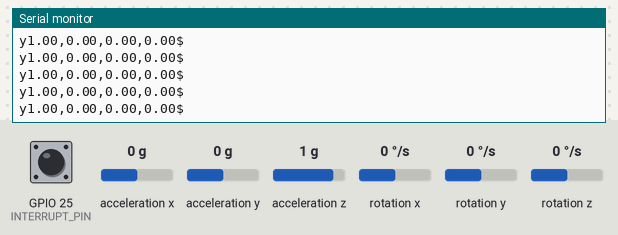
A sketch run on a simulated ESP8266 (NodeMCU). On the bench: the last lines printed to the serial monitor. The inputs (shaded band) are chosen by the test bench; at power-on: acceleration x 0 g, acceleration y 0 g, acceleration z 1 g, rotation z 0 °/s, GPIO 25 (INTERRUPT_PIN) LOW, rotation x 0 °/s, rotation y 0 °/s. The sensor or clock chip raises its interrupt line as the real part does.

Above: at 1.7 s.
1.8 s: acceleration x set to -1.4 g
At 2.9 s:
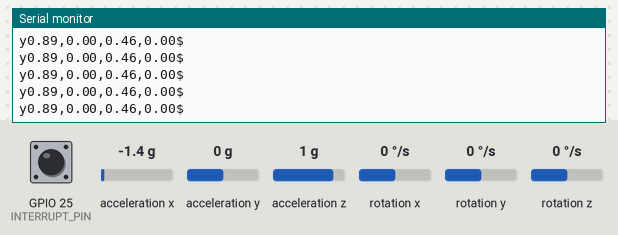
3.3 s: acceleration y set to -1.4 g
At 4.3 s:
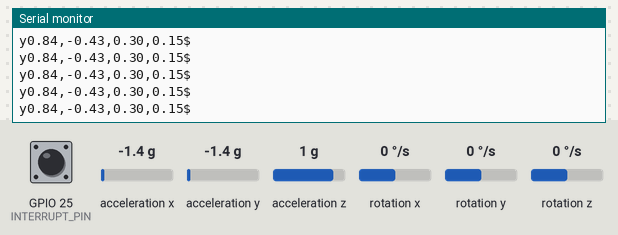
4.8 s: acceleration z set to -1.4 g
At 5.8 s:
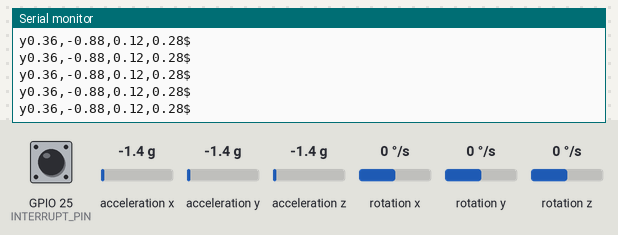
6.3 s: rotation z set to -192 °/s
At 7.1 s:
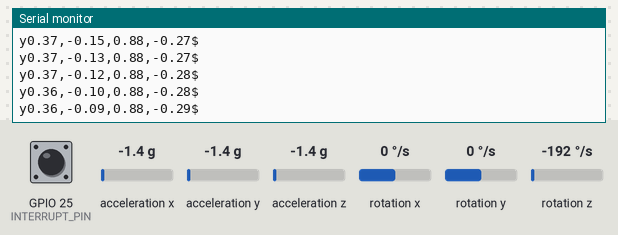
7.8 s: GPIO 25 (INTERRUPT_PIN) pulled HIGH for 0.15 s
9.4 s: GPIO 25 (INTERRUPT_PIN) pulled HIGH for 1 s
Timing chart, 0 to 12.4 s (numbered marks = the images above; inputs shaded):
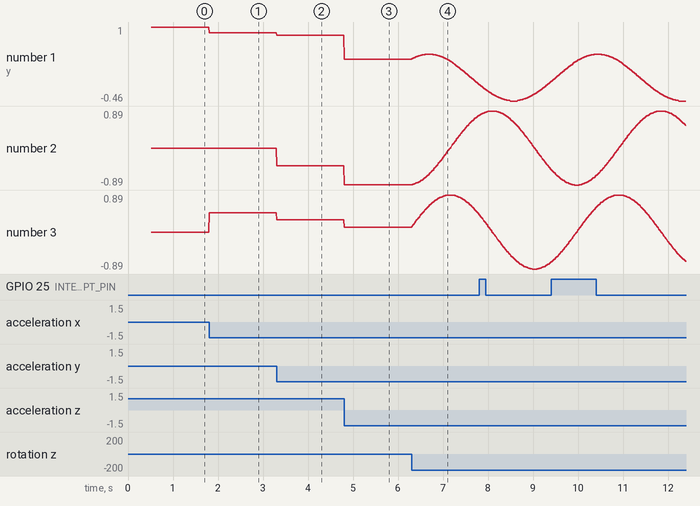

The sketch:

MPU6050_DMP6.ino
```cpp
// (licence header left out)
/* This driver reads quaternion data from the MPU6060 and sends
   Open Sound Control messages.

  GY-521  NodeMCU
  MPU6050 devkit 1.0
  board   Lolin         Description
  ======= ==========    ====================================================
  VCC     VU (5V USB)   Not available on all boards so use 3.3V if needed.
  GND     G             Ground
  SCL     D1 (GPIO05)   I2C clock
  SDA     D2 (GPIO04)   I2C data
  XDA     not connected
  XCL     not connected
  AD0     not connected
  INT     D8 (GPIO15)   Interrupt pin

*/

// I2Cdev and MPU6050 must be installed as libraries, or else the .cpp/.h files
// for both classes must be in the include path of your project
#include "I2Cdev.h"

#include "MPU6050_6Axis_MotionApps20.h"
//#include "MPU6050.h" // not necessary if using MotionApps include file

// Arduino Wire library is required if I2Cdev I2CDEV_ARDUINO_WIRE implementation
// is used in I2Cdev.h
#if I2CDEV_IMPLEMENTATION == I2CDEV_ARDUINO_WIRE
    #include "Wire.h"
#endif

// class default I2C address is 0x68
// specific I2C addresses may be passed as a parameter here
// AD0 low = 0x68 (default for SparkFun breakout and InvenSense evaluation board)
// AD0 high = 0x69
MPU6050 mpu;
//MPU6050 mpu(0x69); // <-- use for AD0 high

/* =========================================================================
   NOTE: In addition to connection 5/3.3v, GND, SDA, and SCL, this sketch
   depends on the MPU-6050's INT pin being connected to the ESP8266 GPIO15
   pin.
 * ========================================================================= */

// MPU control/status vars
bool dmpReady = false;  // set true if DMP init was successful
uint8_t mpuIntStatus;   // holds actual interrupt status byte from MPU
uint8_t devStatus;      // return status after each device operation (0 = success, !0 = error)
uint16_t packetSize;    // expected DMP packet size (default is 42 bytes)
uint16_t fifoCount;     // count of all bytes currently in FIFO
uint8_t fifoBuffer[64]; // FIFO storage buffer

// orientation/motion vars
Quaternion q;           // [w, x, y, z]         quaternion container
VectorInt16 aa;         // [x, y, z]            accel sensor measurements
VectorInt16 aaReal;     // [x, y, z]            gravity-free accel sensor measurements
VectorInt16 aaWorld;    // [x, y, z]            world-frame accel sensor measurements
VectorFloat gravity;    // [x, y, z]            gravity vector


// uncomment "OUTPUT_READABLE_QUATERNION" if you want to see the actual
// quaternion components in a [w, x, y, z] format (not best for parsing
// on a remote host such as Processing or something though)
//#define OUTPUT_READABLE_QUATERNION
#define OUTPUT_TEAPOT_QUATERNION

// uncomment "OUTPUT_READABLE_EULER" if you want to see Euler angles
// (in degrees) calculated from the quaternions coming from the FIFO.
// Note that Euler angles suffer from gimbal lock (for more info, see
// http://en.wikipedia.org/wiki/Gimbal_lock)
//#define OUTPUT_READABLE_EULER

// uncomment "OUTPUT_READABLE_YAWPITCHROLL" if you want to see the yaw/
// pitch/roll angles (in degrees) calculated from the quaternions coming
// from the FIFO. Note this also requires gravity vector calculations.
// Also note that yaw/pitch/roll angles suffer from gimbal lock (for
// more info, see: http://en.wikipedia.org/wiki/Gimbal_lock)
//#define OUTPUT_READABLE_YAWPITCHROLL
//#define OUTPUT_TEAPOT_YAWPITCHROLL

// uncomment "OUTPUT_READABLE_REALACCEL" if you want to see acceleration
// components with gravity removed. This acceleration reference frame is
// not compensated for orientation, so +X is always +X according to the
// sensor, just without the effects of gravity. If you want acceleration
// compensated for orientation, us OUTPUT_READABLE_WORLDACCEL instead.
//#define OUTPUT_READABLE_REALACCEL

// uncomment "OUTPUT_READABLE_WORLDACCEL" if you want to see acceleration
// components with gravity removed and adjusted for the world frame of
// reference (yaw is relative to initial orientation, since no magnetometer
// is present in this case). Could be quite handy in some cases.
//#define OUTPUT_READABLE_WORLDACCEL

// uncomment "OUTPUT_TEAPOT_OSC" if you want output that matches the
// format used for the InvenSense teapot demo
//#define OUTPUT_TEAPOT_OSC


#ifdef OUTPUT_READABLE_EULER
float euler[3];         // [psi, theta, phi]    Euler angle container
#endif
#ifdef OUTPUT_READABLE_YAWPITCHROLL
float ypr[3];           // [yaw, pitch, roll]   yaw/pitch/roll container and gravity vector
#endif
#ifdef OUTPUT_TEAPOT_YAWPITCHROLL
float ypr[3];           // [yaw, pitch, roll]   yaw/pitch/roll container and gravity vector
#endif

#define INTERRUPT_PIN 25 // use pin 15 on ESP8266

const char DEVICE_NAME[] = "mpu6050";


// ================================================================
// ===               INTERRUPT DETECTION ROUTINE                ===
// ================================================================

volatile bool mpuInterrupt = false;     // indicates whether MPU interrupt pin has gone high
void ICACHE_RAM_ATTR dmpDataReady() {
    mpuInterrupt = true;
}

void setup(void)
{
  //Serial.begin(115200);
  Serial.begin(1000000);
  Serial.println(F("\nOrientation Sensor OSC output")); Serial.println();

  // join I2C bus (I2Cdev library doesn't do this automatically)
#if I2CDEV_IMPLEMENTATION == I2CDEV_ARDUINO_WIRE
  //Wire.begin(D1, D2);
  Wire.begin();
  Wire.setClock(400000); // 400kHz I2C clock. Comment this line if having compilation difficulties
#elif I2CDEV_IMPLEMENTATION == I2CDEV_BUILTIN_FASTWIRE
  Fastwire::setup(400, true);
#endif

  // initialize device
  Serial.println(F("Initializing I2C devices..."));
  mpu.initialize();
  pinMode(INTERRUPT_PIN, INPUT);

  // verify connection
  Serial.println(F("Testing device connections..."));
  Serial.println(mpu.testConnection() ? F("MPU6050 connection successful") : F("MPU6050 connection failed"));

  // load and configure the DMP
  Serial.println(F("Initializing DMP..."));
  devStatus = mpu.dmpInitialize();

  // supply your own gyro offsets here, scaled for min sensitivity
  mpu.setXGyroOffset(220);
  mpu.setYGyroOffset(76);
  mpu.setZGyroOffset(-85);
  mpu.setZAccelOffset(1788); // 1688 factory default for my test chip

  // make sure it worked (returns 0 if so)
  if (devStatus == 0) {
    // turn on the DMP, now that it's ready
    Serial.println(F("Enabling DMP..."));
    mpu.setDMPEnabled(true);

    // enable Arduino interrupt detection
    Serial.println(F("Enabling interrupt detection (Arduino external interrupt 0)..."));
    attachInterrupt(digitalPinToInterrupt(INTERRUPT_PIN), dmpDataReady, RISING);
    mpuIntStatus = mpu.getIntStatus();

    // set our DMP Ready flag so the main loop() function knows it's okay to use it
    Serial.println(F("DMP ready! Waiting for first interrupt..."));
    dmpReady = true;

    // get expected DMP packet size for later comparison
    packetSize = mpu.dmpGetFIFOPacketSize();
  } else {
    // ERROR!
    // 1 = initial memory load failed
    // 2 = DMP configuration updates failed
    // (if it's going to break, usually the code will be 1)
    Serial.print(F("DMP Initialization failed (code "));
    Serial.print(devStatus);
    Serial.println(F(")"));
  }
}

void mpu_loop()
{
  // if programming failed, don't try to do anything
  if (!dmpReady) return;

  // wait for MPU interrupt or extra packet(s) available
  if (!mpuInterrupt && fifoCount < packetSize) return;

  // reset interrupt flag and get INT_STATUS byte
  mpuInterrupt = false;
  mpuIntStatus = mpu.getIntStatus();

  // get current FIFO count
  fifoCount = mpu.getFIFOCount();

  // check for overflow (this should never happen unless our code is too inefficient)
  if ((mpuIntStatus & 0x10) || fifoCount == 1024) {
    // reset so we can continue cleanly
    mpu.resetFIFO();
    Serial.println(F("FIFO overflow!"));

    // otherwise, check for DMP data ready interrupt (this should happen frequently)
  } else if (mpuIntStatus & 0x02) {
    // wait for correct available data length, should be a VERY short wait
    while (fifoCount < packetSize) fifoCount = mpu.getFIFOCount();

    // read a packet from FIFO
    mpu.getFIFOBytes(fifoBuffer, packetSize);

    // track FIFO count here in case there is > 1 packet available
    // (this lets us immediately read more without waiting for an interrupt)
    fifoCount -= packetSize;

#ifdef OUTPUT_READABLE_QUATERNION
    // display quaternion values in easy matrix form: w x y z
    mpu.dmpGetQuaternion(&q, fifoBuffer);
    Serial.print("quat\t");
    Serial.print(q.w);
    Serial.print("\t");
    Serial.print(q.x);
    Serial.print("\t");
    Serial.print(q.y);
    Serial.print("\t");
    Serial.println(q.z);
#endif

#ifdef OUTPUT_TEAPOT_QUATERNION
    // display quaternion values in easy matrix form: w x y z
    mpu.dmpGetQuaternion(&q, fifoBuffer);
    Serial.print("y");
    Serial.print(q.w);
    Serial.print(",");
    Serial.print(q.x);
    Serial.print(",");
    Serial.print(q.y);
    Serial.print(",");
    Serial.print(q.z);
    Serial.print("$\n");
#endif

#ifdef OUTPUT_READABLE_EULER
    // display Euler angles in degrees
    mpu.dmpGetQuaternion(&q, fifoBuffer);
    mpu.dmpGetEuler(euler, &q);
    Serial.print("euler\t");
    Serial.print(euler[0] * 180/M_PI);
    Serial.print("\t");
    Serial.print(euler[1] * 180/M_PI);
    Serial.print("\t");
    Serial.println(euler[2] * 180/M_PI);
#endif

#ifdef OUTPUT_READABLE_YAWPITCHROLL
    // display Euler angles in degrees
    mpu.dmpGetQuaternion(&q, fifoBuffer);
    mpu.dmpGetGravity(&gravity, &q);
    mpu.dmpGetYawPitchRoll(ypr, &q, &gravity);
    Serial.print("ypr\t");
    Serial.print(ypr[0] * 180/M_PI);
    Serial.print("\t");
    Serial.print(ypr[1] * 180/M_PI);
    Serial.print("\t");
    Serial.println(ypr[2] * 180/M_PI);
#endif

#ifdef OUTPUT_TEAPOT_YAWPITCHROLL
    // display Euler angles in degrees
    mpu.dmpGetQuaternion(&q, fifoBuffer);
    mpu.dmpGetGravity(&gravity, &q);
    mpu.dmpGetYawPitchRoll(ypr, &q, &gravity);
    Serial.print("y");
    Serial.print(ypr[0]);
    Serial.print(",");
    Serial.print(ypr[1]);
    Serial.print(",");
    Serial.print(ypr[2]);
    Serial.print("$\n");
#endif

#ifdef OUTPUT_READABLE_REALACCEL
    // display real acceleration, adjusted to remove gravity
    mpu.dmpGetQuaternion(&q, fifoBuffer);
    mpu.dmpGetAccel(&aa, fifoBuffer);
    mpu.dmpGetGravity(&gravity, &q);
    mpu.dmpGetLinearAccel(&aaReal, &aa, &gravity);
    Serial.print("areal\t");
    Serial.print(aaReal.x);
    Serial.print("\t");
    Serial.print(aaReal.y);
    Serial.print("\t");
    Serial.println(aaReal.z);
#endif

#ifdef OUTPUT_READABLE_WORLDACCEL
    // display initial world-frame acceleration, adjusted to remove gravity
    // and rotated based on known orientation from quaternion
    mpu.dmpGetQuaternion(&q, fifoBuffer);
    mpu.dmpGetAccel(&aa, fifoBuffer);
    mpu.dmpGetGravity(&gravity, &q);
    mpu.dmpGetLinearAccel(&aaReal, &aa, &gravity);
    mpu.dmpGetLinearAccelInWorld(&aaWorld, &aaReal, &q);
    Serial.print("aworld\t");
    Serial.print(aaWorld.x);
    Serial.print("\t");
    Serial.print(aaWorld.y);
    Serial.print("\t");
    Serial.println(aaWorld.z);
#endif
  }
}

/**************************************************************************/
/*
    Arduino loop function, called once 'setup' is complete (your own code
    should go here)
*/
/**************************************************************************/
void loop(void)
{

  mpu_loop();
}
```

Measured:
- after the input at 1.8 s, the serial monitor: prints a new line at once (image 1)
- after the input at 3.3 s, the serial monitor: prints a new line at once (image 2)
- after the input at 4.8 s, the serial monitor: prints a new line at once (image 3)
- after the input at 6.3 s, the serial monitor: prints a new line at once (image 4)
- plotted number 1: 1 → 0.89 after the input at 1.8 s, 0.89 → 0.84 after the input at 3.3 s, 0.84 → 0.36 after the input at 4.8 s, 0.36 → -0.13 after the input at 6.3 s
- plotted number 2: 0 → -0.43 after the input at 3.3 s, -0.43 → -0.88 after the input at 4.8 s, -0.88 → 0.78 after the input at 6.3 s
- plotted number 3: 0 → 0.46 after the input at 1.8 s, 0.46 → 0.3 after the input at 3.3 s, 0.3 → 0.12 after the input at 4.8 s, 0.12 → 0.42 after the input at 6.3 s
